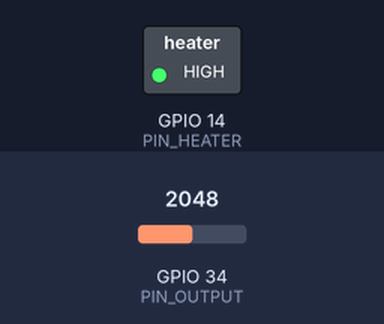
Bench run of a sketch on a simulated ESP32. Parts: switched loads named in the sketch (green lamp = pin HIGH). Dashed ring = blinking. Inputs (shaded band) come from the test bench; at power-on: GPIO 34 (PIN_OUTPUT) = 2048. Pins used as bus, display or sensor lines are not drawn; what the sketch prints to the serial monitor is not drawn.

Above: at 0.12 s.
Timing chart, 0 to 3.0 s (numbered marks = the images above):
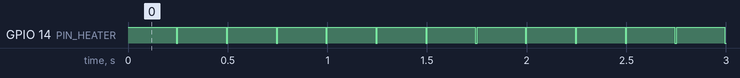

The sketch:

sketch_nov_smell.ino
```cpp
#define PIN_HEATER 14 // D14(A0)
#define PIN_SENSOR 15 // D15(A1)
#define PIN_OUTPUT 34 // A3 for esp32
void setup() {
 pinMode(PIN_HEATER,OUTPUT);
 pinMode(PIN_SENSOR,OUTPUT);

 digitalWrite(PIN_HEATER,HIGH); // Heater Off
 digitalWrite(PIN_SENSOR,LOW); // Sensor Pullup Off

 Serial.begin(9600);
}
void loop() {
  // only digitalread...
  int val=0;

  delay(237);
  digitalWrite(PIN_SENSOR,HIGH); // Sensor Pullup On
  delay(3);
  val = analogRead(PIN_OUTPUT); // Get Sensor Voltage

  delay(2);
  digitalWrite(PIN_SENSOR,LOW); // Sensor Pullup Off

  digitalWrite(PIN_HEATER,LOW); // Heater On
  delay(8);
  digitalWrite(PIN_HEATER,HIGH); // Heater Off


 Serial.println(val*3.3/4096);// mili volt?

}
```

Measured:
- by itself, GPIO 14 (PIN_HEATER): alternates HIGH for 0.24 s and LOW for 0.01 s
